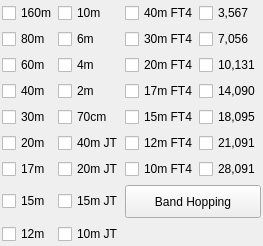
                   <widget class="QWidget" name="tab_3">
                    <attribute name="title">
                     <string>3</string>
                    </attribute>
                    <layout class="QGridLayout" name="gridLayout_16">
                     <property name="leftMargin">
                      <number>2</number>
                     </property>
                     <property name="topMargin">
                      <number>3</number>
                     </property>
                     <property name="rightMargin">
                      <number>2</number>
                     </property>
                     <property name="bottomMargin">
                      <number>2</number>
                     </property>
                     <property name="horizontalSpacing">
                      <number>3</number>
                     </property>
                     <property name="verticalSpacing">
                      <number>0</number>
                     </property>
                     <item row="0" column="0">
                      <widget class="QWidget" name="widget_3" native="true">
                       <property name="sizePolicy">
                        <sizepolicy hsizetype="Preferred" vsizetype="Preferred">
                         <horstretch>0</horstretch>
                         <verstretch>0</verstretch>
                        </sizepolicy>
                       </property>
                       <layout class="QGridLayout" name="gridLayout_11">
                        <property name="leftMargin">
                         <number>0</number>
                        </property>
                        <property name="topMargin">
                         <number>0</number>
                        </property>
                        <property name="rightMargin">
                         <number>0</number>
                        </property>
                        <property name="bottomMargin">
                         <number>0</number>
                        </property>
                        <property name="horizontalSpacing">
                         <number>1</number>
                        </property>
                        <property name="verticalSpacing">
                         <number>6</number>
                        </property>
                        <item row="6" column="2">
                         <widget class="QCheckBox" name="cb10mFT4">
                          <property name="toolTip">
                           <string>630m FT8</string>
                          </property>
                          <property name="text">
                           <string>10m FT4</string>
                          </property>
                         </widget>
                        </item>
                        <item row="6" column="3">
                         <widget class="QCheckBox" name="cb10mDXp">
                          <property name="toolTip">
                           <string>28,091 MHz FT8</string>
                          </property>
                          <property name="text">
                           <string>28,091</string>
                          </property>
                         </widget>
                        </item>
                        <item row="0" column="0">
                         <widget class="QCheckBox" name="cb160m">
                          <property name="toolTip">
                           <string>160m FT8</string>
                          </property>
                          <property name="text">
                           <string>160m</string>
                          </property>
                         </widget>
                        </item>
                        <item row="8" column="0">
                         <widget class="QCheckBox" name="cb12m">
                          <property name="toolTip">
                           <string>12m FT8</string>
                          </property>
                          <property name="text">
                           <string>12m</string>
                          </property>
                         </widget>
                        </item>
                        <item row="1" column="1">
                         <widget class="QCheckBox" name="cb6m">
                          <property name="toolTip">
                           <string>6m FT8</string>
                          </property>
                          <property name="text">
                           <string>6m</string>
                          </property>
                         </widget>
                        </item>
                        <item row="5" column="3">
                         <widget class="QCheckBox" name="cb15mDXp">
                          <property name="toolTip">
                           <string>21,091 MHz FT8</string>
                          </property>
                          <property name="text">
                           <string>21,091</string>
                          </property>
                         </widget>
                        </item>
                        <item row="7" column="2" colspan="2">
                         <widget class="QPushButton" name="pbBandHopping">
                          <property name="minimumSize">
                           <size>
                            <width>0</width>
                            <height>33</height>
                           </size>
                          </property>
                          <property name="toolTip">
                           <string>Toggle band hopping On/Off. Band hopping occurs every other full minute. Changes to the checkboxes take effect immediately.</string>
                          </property>
                          <property name="styleSheet">
                           <string notr="true">QPushButton:checked {
	background-color: red;
	border-style: outset;
	border-width: 1px;
	border-radius: 5px;
	border-color: black;
	min-width: 5em;
	padding: 3px;
}</string>
                          </property>
                          <property name="text">
                           <string>  Band Hopping  </string>
                          </property>
                          <property name="checkable">
                           <bool>true</bool>
                          </property>
                         </widget>
                        </item>
                        <item row="1" column="0">
                         <widget class="QCheckBox" name="cb80m">
                          <property name="toolTip">
                           <string>80m FT8</string>
                          </property>
                          <property name="text">
                           <string>80m</string>
                          </property>
                         </widget>
                        </item>
                        <item row="3" column="3">
                         <widget class="QCheckBox" name="cb20mDXp">
                          <property name="toolTip">
                           <string>14,090 MHz FT8</string>
                          </property>
                          <property name="text">
                           <string>14,090</string>
                          </property>
                         </widget>
                        </item>
                        <item row="2" column="2">
                         <widget class="QCheckBox" name="cb20mFT4">
                          <property name="toolTip">
                           <string>20m FT4</string>
                          </property>
                          <property name="text">
                           <string>20m FT4</string>
                          </property>
                         </widget>
                        </item>
                        <item row="6" column="0">
                         <widget class="QCheckBox" name="cb17m">
                          <property name="toolTip">
                           <string>17m FT8</string>
                          </property>
                          <property name="text">
                           <string>17m</string>
                          </property>
                         </widget>
                        </item>
                        <item row="5" column="2">
                         <widget class="QCheckBox" name="cb12mFT4">
                          <property name="toolTip">
                           <string>630m FST4</string>
                          </property>
                          <property name="text">
                           <string>12m FT4</string>
                          </property>
                         </widget>
                        </item>
                        <item row="4" column="3">
                         <widget class="QCheckBox" name="cb17mDXp">
                          <property name="toolTip">
                           <string>18,095 MHz FT8</string>
                          </property>
                          <property name="text">
                           <string>18,095</string>
                          </property>
                         </widget>
                        </item>
                        <item row="3" column="2">
                         <widget class="QCheckBox" name="cb17mFT4">
                          <property name="toolTip">
                           <string>17m FT4</string>
                          </property>
                          <property name="text">
                           <string>17m FT4</string>
                          </property>
                         </widget>
                        </item>
                        <item row="2" column="3">
                         <widget class="QCheckBox" name="cb30mDXp">
                          <property name="toolTip">
                           <string>10,131 MHz FT8</string>
                          </property>
                          <property name="text">
                           <string>10,131</string>
                          </property>
                         </widget>
                        </item>
                        <item row="2" column="1">
                         <widget class="QCheckBox" name="cb4m">
                          <property name="toolTip">
                           <string>4m FT8</string>
                          </property>
                          <property name="text">
                           <string>4m</string>
                          </property>
                         </widget>
                        </item>
                        <item row="4" column="2">
                         <widget class="QCheckBox" name="cb15mFT4">
                          <property name="toolTip">
                           <string>2200m FST4</string>
                          </property>
                          <property name="text">
                           <string>15m FT4</string>
                          </property>
                         </widget>
                        </item>
                        <item row="7" column="0">
                         <widget class="QCheckBox" name="cb15m">
                          <property name="toolTip">
                           <string>15m FT8</string>
                          </property>
                          <property name="text">
                           <string>15m</string>
                          </property>
                         </widget>
                        </item>
                        <item row="2" column="0">
                         <widget class="QCheckBox" name="cb60m">
                          <property name="toolTip">
                           <string>60m FT8</string>
                          </property>
                          <property name="text">
                           <string>60m</string>
                          </property>
                         </widget>
                        </item>
                        <item row="0" column="3">
                         <widget class="QCheckBox" name="cb80mDXp">
                          <property name="toolTip">
                           <string>3,567 MHz FT8</string>
                          </property>
                          <property name="text">
                           <string>3,567</string>
                          </property>
                         </widget>
                        </item>
                        <item row="3" column="1">
                         <widget class="QCheckBox" name="cb2m">
                          <property name="toolTip">
                           <string>2m FT8</string>
                          </property>
                          <property name="text">
                           <string>2m</string>
                          </property>
                         </widget>
                        </item>
                        <item row="1" column="2">
                         <widget class="QCheckBox" name="cb30mFT4">
                          <property name="toolTip">
                           <string>30m FT4</string>
                          </property>
                          <property name="text">
                           <string>30m FT4</string>
                          </property>
                         </widget>
                        </item>
                        <item row="5" column="0">
                         <widget class="QCheckBox" name="cb20m">
                          <property name="toolTip">
                           <string>20m FT8</string>
                          </property>
                          <property name="text">
                           <string>20m</string>
                          </property>
                         </widget>
                        </item>
                        <item row="0" column="1">
                         <widget class="QCheckBox" name="cb10m">
                          <property name="toolTip">
                           <string>10m FT8</string>
                          </property>
                          <property name="text">
                           <string>10m</string>
                          </property>
                         </widget>
                        </item>
                        <item row="0" column="2">
                         <widget class="QCheckBox" name="cb40mFT4">
                          <property name="toolTip">
                           <string>40m FT4</string>
                          </property>
                          <property name="text">
                           <string>40m FT4</string>
                          </property>
                         </widget>
                        </item>
                        <item row="4" column="0">
                         <widget class="QCheckBox" name="cb30m">
                          <property name="toolTip">
                           <string>30m FT8</string>
                          </property>
                          <property name="text">
                           <string>30m</string>
                          </property>
                         </widget>
                        </item>
                        <item row="1" column="3">
                         <widget class="QCheckBox" name="cb40mDXp">
                          <property name="toolTip">
                           <string>7,056 MHz FT8</string>
                          </property>
                          <property name="text">
                           <string>7,056</string>
                          </property>
                         </widget>
                        </item>
                        <item row="3" column="0">
                         <widget class="QCheckBox" name="cb40m">
                          <property name="toolTip">
                           <string>40m FT8</string>
                          </property>
                          <property name="text">
                           <string>40m</string>
                          </property>
                         </widget>
                        </item>
                        <item row="4" column="1">
                         <widget class="QCheckBox" name="cb70cm">
                          <property name="toolTip">
                           <string>70cm FT8</string>
                          </property>
                          <property name="text">
                           <string>70cm</string>
                          </property>
                         </widget>
                        </item>
                        <item row="8" column="1">
                         <widget class="QCheckBox" name="cb10mJT">
                          <property name="toolTip">
                           <string>2m MSK144</string>
                          </property>
                          <property name="whatsThis">
                           <string/>
                          </property>
                          <property name="text">
                           <string>10m JT</string>
                          </property>
                         </widget>
                        </item>
                        <item row="7" column="1">
                         <widget class="QCheckBox" name="cb15mJT">
                          <property name="toolTip">
                           <string>6m MSK144</string>
                          </property>
                          <property name="text">
                           <string>15m JT</string>
                          </property>
                         </widget>
                        </item>
                        <item row="6" column="1">
                         <widget class="QCheckBox" name="cb20mJT">
                          <property name="toolTip">
                           <string>2m Q65</string>
                          </property>
                          <property name="text">
                           <string>20m JT</string>
                          </property>
                         </widget>
                        </item>
                        <item row="5" column="1">
                         <widget class="QCheckBox" name="cb40mJT">
                          <property name="toolTip">
                           <string>6m Q65</string>
                          </property>
                          <property name="text">
                           <string>40m JT</string>
                          </property>
                         </widget>
                        </item>
                       </layout>
                      </widget>
                     </item>
                    </layout>
                   </widget>
